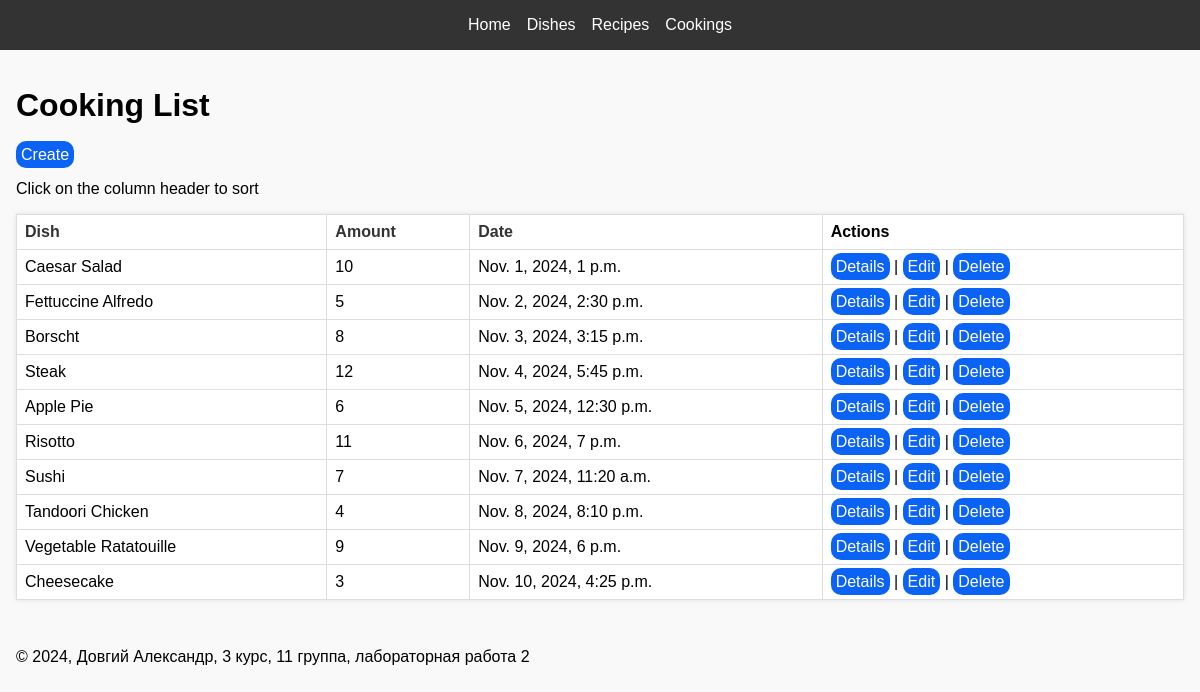
Page /cookings/ on the committed database.
### core/models.py (models this page shows, shortened)
class Cooking(models.Model):
    dish = models.ForeignKey(
        Dish,
        on_delete=models.CASCADE,
        related_name='cookings'
    )
    amount = models.PositiveIntegerField()
    date = models.DateTimeField()

class Dish(models.Model):
    name = models.CharField(max_length=255)
    type = models.CharField(max_length=255)
    weight = models.FloatField()
    price = models.DecimalField(max_digits=10, decimal_places=2)

### core/views.py (the view)
# urls.py: path('cookings/', views.cooking_list, name='cooking_list'),
def cooking_list(request):
    sort = request.GET.get('sort', 'id')
    order = request.GET.get('order', 'asc')
    cookings = Cooking.objects.select_related('dish').all()
    if sort in ['id', 'dish__name', 'amount', 'date']:
        if order == 'desc':
            sort = f'-{sort}'
        cookings = cookings.order_by(sort)
    else:
        return render(request, '404.html')
    return render(request, 'cookings/cooking_list.html', {
        'cookings': cookings,
        'current_sort': request.GET.get('sort', 'id'),
        'current_order': request.GET.get('order', 'asc'),
    })

### templates/cookings/cooking_list.html (shortened to what this page needs)
{% extends 'base.html' %}
{% block content %}
<h1>Cooking List</h1>
<a class="floating-button" href="{% url 'cooking_create' %}">Create</a>
{% if current_sort != 'id' %}
    <p>Current sort: {{ current_sort }} {% if current_order == 'asc' %}ascending{% else %}descending{% endif %}</p>
{% else %}
    <p>Click on the column header to sort</p>
{% endif %}
<table>
    <thead>
        <tr>
            <th><a href="?sort=dish__name&order={% if current_sort == 'dish__name' and current_order == 'asc' %}desc{% else %}asc{% endif %}" aria-sort="{% if current_sort == 'dish__name' %}{{ current_order }}{% endif %}">Dish</a></th>
            <th><a href="?sort=amount&order={% if current_sort == 'amount' and current_order == 'asc' %}desc{% else %}asc{% endif %}" aria-sort="{% if current_sort == 'amount' %}{{ current_order }}{% endif %}">Amount</a></th>
            <th><a href="?sort=date&order={% if current_sort == 'date' and current_order == 'asc' %}desc{% else %}asc{% endif %}" aria-sort="{% if current_sort == 'date' %}{{ current_order }}{% endif %}">Date</a></th>
            <th>Actions</th>
        </tr>
    </thead>
    <tbody>
        {% for cooking in cookings %}
        <tr>
            <td>{{ cooking.dish.name }}</td>
            <td>{{ cooking.amount }}</td>
            <td>{{ cooking.date }}</td>
            <td>
                <a class="floating-button" href="{% url 'cooking_detail' cooking.id %}">Details</a> |
                <a class="floating-button" href="{% url 'cooking_edit' cooking.id %}">Edit</a> |
                <a class="floating-button" href="{% url 'cooking_delete' cooking.id %}">Delete</a>
            </td>
        </tr>
        {% endfor %}
    </tbody>
</table>
{% endblock %}

### templates/base.html (style rules this page uses)
body { font-family: Arial, sans-serif; margin: 0; padding: 0; background-color: #f9f9f9; }
table { width: 100%; border-collapse: collapse; margin-top: 1rem; background-color: white; box-shadow: 0 0 5px rgba(0, 0, 0, 0.1); }
table th, table td { padding: 0.5rem; border: 1px solid #ddd; text-align: left; }
table th a { text-decoration: none; color: #333; }
.floating-button { border-radius: 10px; color: white; transition: .2s linear; background: #0B63F6; padding: 5px; text-decoration: none; outline: none; border: none; font-size: 16px; }

### rows in the picture
Cooking: dish.name "Caesar Salad", amount "10", date "Nov. 1, 2024, 1 p.m."
Cooking: dish.name "Fettuccine Alfredo", amount "5", date "Nov. 2, 2024, 2:30 p.m."
Cooking: dish.name "Borscht", amount "8", date "Nov. 3, 2024, 3:15 p.m."
Cooking: dish.name "Steak", amount "12", date "Nov. 4, 2024, 5:45 p.m."
Cooking: dish.name "Apple Pie", amount "6", date "Nov. 5, 2024, 12:30 p.m."
Cooking: dish.name "Risotto", amount "11", date "Nov. 6, 2024, 7 p.m."
Cooking: dish.name "Sushi", amount "7", date "Nov. 7, 2024, 11:20 a.m."
Cooking: dish.name "Tandoori Chicken", amount "4", date "Nov. 8, 2024, 8:10 p.m."
Cooking: dish.name "Vegetable Ratatouille", amount "9", date "Nov. 9, 2024, 6 p.m."
Cooking: dish.name "Cheesecake", amount "3", date "Nov. 10, 2024, 4:25 p.m."
